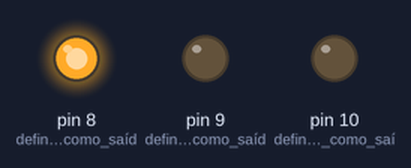
Bench run of a sketch on a simulated Arduino Uno, built with avr-gcc and run on an emulated ATmega328P. On the bench: output pins drawn as LEDs (lit = HIGH).

Above: at 4.0 s.
At 10.0 s:
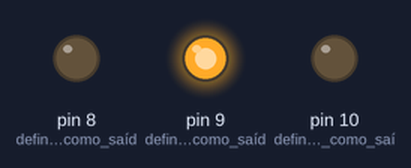
At 15.0 s:
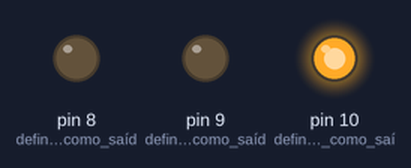
Timing chart, 0 to 23.4 s (numbered marks = the images above):
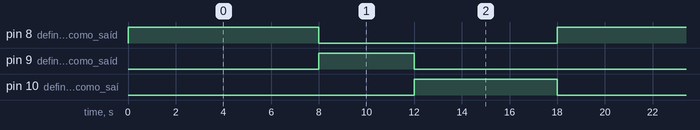

Measured:
- by itself, pin 8 (define_o_pino_8_como_saíd): alternates HIGH for 8.0 s and LOW for 10.0 s
- by itself, pin 9 (define_o_pino_9_como_saíd): alternates HIGH for 4.0 s and LOW for 14.0 s
- by itself, pin 10 (define_o_pino_10_como_saí): alternates HIGH for 6.0 s and LOW for 12.0 s

The sketch:

semaforo-LED_jan20d.ino
```cpp
//Projeto Arduino sinal de trânsito
//Por Jota
//www.comofazerascoisas.com.br

//Método setup, assim que o arduino é ligado ele
//é executado, uma vez apenas.
void setup() {
  pinMode(8,OUTPUT);     //define o pino 8 como saída
  pinMode(9,OUTPUT);     //define o pino 9 como saída
  pinMode(10,OUTPUT);    //define o pino 10 como saída
}
//Método loop, é executado enquanto o arduino estiver ligado.
void loop() {
  //Controle do led verde
  digitalWrite(8,HIGH);  //acende o led
  delay(8000);           //espera 8 segundos
  digitalWrite(8,LOW);   //apaga o led

  //Controle do led amarelo
  digitalWrite(9,HIGH);  //acende o led
  delay(4000);           //espera 4 segundos
  digitalWrite(9,LOW);   //apaga o led

  //Controle do led vermelho
  digitalWrite(10,HIGH); //acende o led
  delay(6000);           //espera 6 segundos
  digitalWrite(10,LOW);  //apaga o led
}
```
